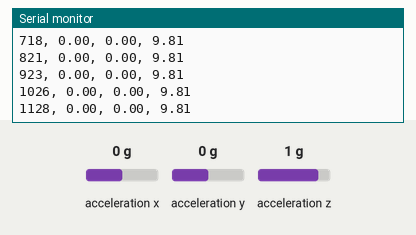
A sketch run on a simulated Arduino Uno, built with avr-gcc and run on an emulated ATmega328P. Shown: the last lines printed to the serial monitor. Inputs (shaded band) come from the test bench; at power-on: acceleration x 0 g, acceleration y 0 g, acceleration z 1 g.

Above: at 1.2 s.
1.3 s: acceleration x set to -1.4 g
At 1.34 s:
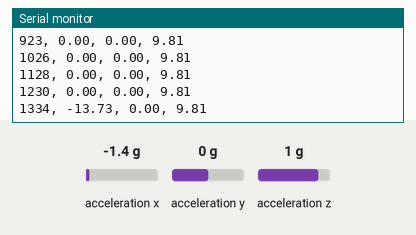
2.8 s: acceleration y set to -1.4 g
At 2.88 s:
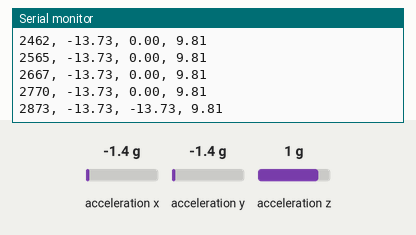
4.3 s: acceleration z set to -1.4 g
At 4.32 s:
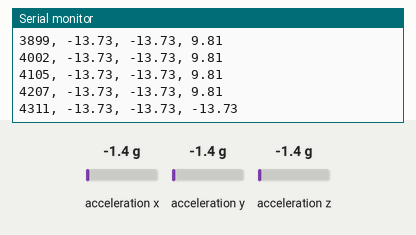
Timing chart, 0 to 7.3 s (numbered marks = the images above; inputs shaded):
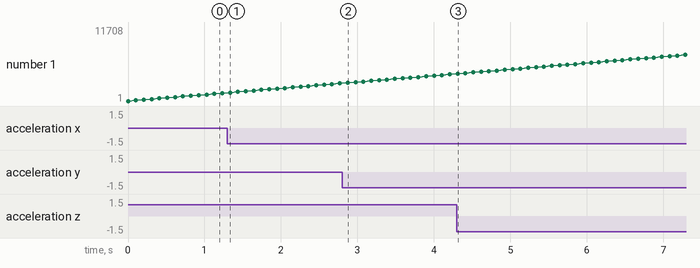

Measured:
- after the input at 1.3 s, the serial monitor: prints a new line at once (image 1)
- after the input at 2.8 s, the serial monitor: prints a new line after 0.07 s (image 2)
- plotted number 1: 1230 → 2770 after the input at 1.3 s

The sketch:

Vibration_Detection_ino_v2.ino
```cpp
#include <Wire.h>
#include <Adafruit_Sensor.h>
#include <Adafruit_ADXL345_U.h>

// 创建ADXL345加速度计实例
Adafruit_ADXL345_Unified accel = Adafruit_ADXL345_Unified(12345);
unsigned long startTime;

void setup() {
  // 以115200波特率启动串口通信
  Serial.begin(115200);

  // 初始化传感器
  if(!accel.begin()) {
    Serial.println("Ooops, no ADXL345 detected ... Check your wiring!");
    while(1);
  }

  // 设置量程为±16g
  accel.setRange(ADXL345_RANGE_16_G);

  // 记录开始时间
  startTime = millis();

  // 输出CSV文件的表头
  Serial.println("Timestamp (ms), X (m/s^2), Y (m/s^2), Z (m/s^2)");
}

void loop() {
  // 获取加速度计事件
  sensors_event_t event;
  accel.getEvent(&event);

  // 获取当前时间戳
  unsigned long currentTime = millis() - startTime;

  // 输出CSV格式的加速度值和时间戳
  Serial.print(currentTime); Serial.print(", ");
  Serial.print(event.acceleration.x); Serial.print(", ");
  Serial.print(event.acceleration.y); Serial.print(", ");
  Serial.println(event.acceleration.z);

  // 延迟10毫秒
  delay(100);
}
```
